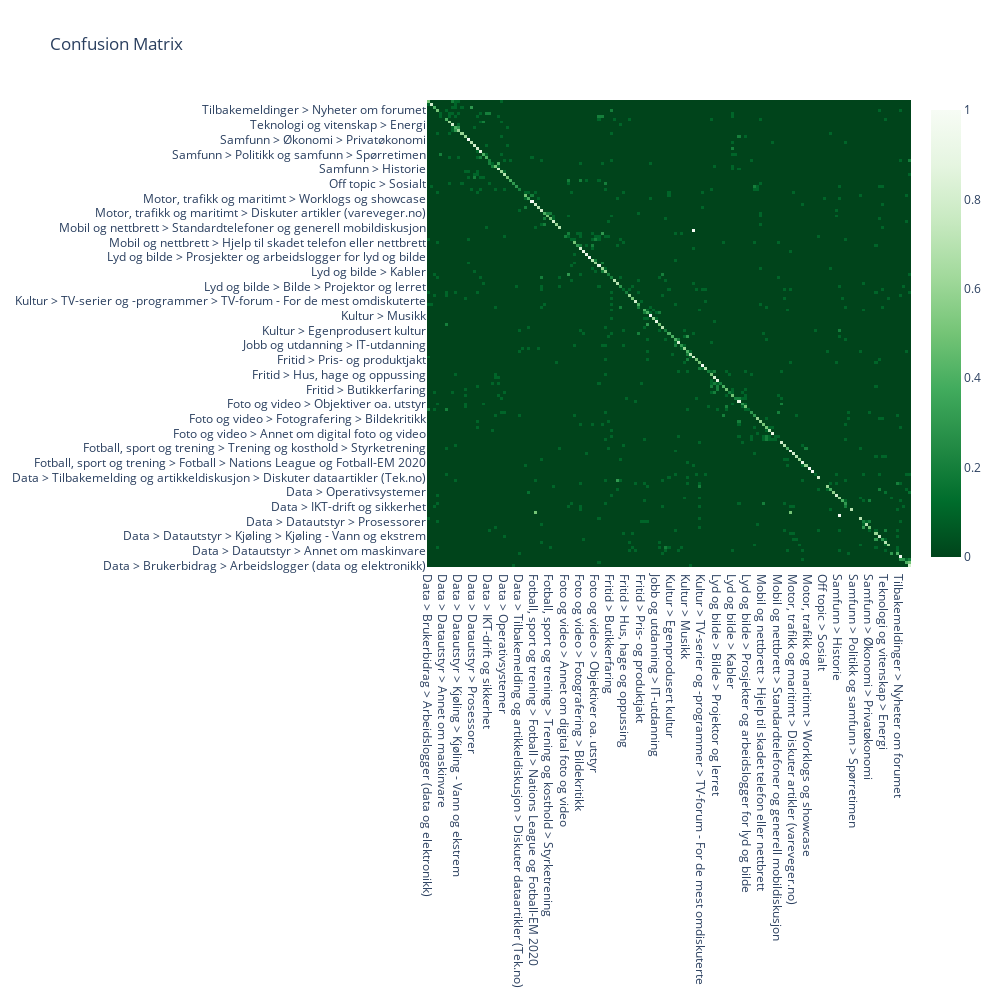

Notebook code cell kept with this figure:
### Markdown cell above
## Hva forvirres?

### Code cell
iplot(create_confusion_matrix_fig(labels_test, labels_pred))

### Figure 1 — Plotly figure (JSON) as saved in the notebook; plotly's stock layout.template omitted (floating-point values rounded to 4 significant figures; data arrays with more than 128 entries replaced by an {"elided": "..."} marker saying what was removed)
{"data": [{"colorscale": [[0, "rgb(247,252,245)"], [0.125, "rgb(229,245,224)"], [0.25, "rgb(199,233,192)"], [0.375, "rgb(161,217,155)"], [0.5, "rgb(116,196,118)"], [0.625, "rgb(65,171,93)"], [0.75, "rgb(35,139,69)"], [0.875, "rgb(0,109,44)"], [1, "rgb(0,68,27)"]], "reversescale": true, "type": "heatmap", "x": {"elided": "159 str values"}, "y": {"elided": "159 str values"}, "z": {"elided": "159x159 float values"}}], "layout": {"height": 1000, "title": {"text": "Confusion Matrix"}, "width": 1000}}
